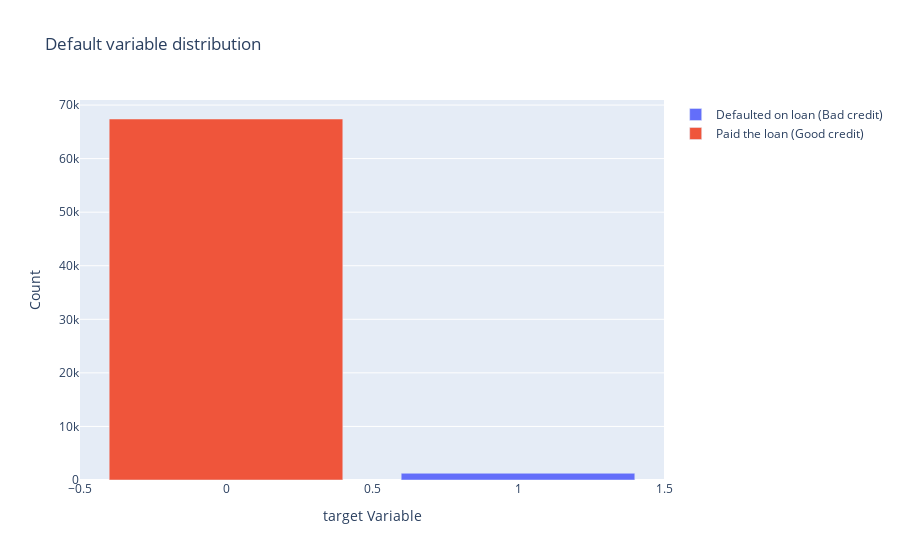

The code cell stored with this chart in its notebook:
### Markdown cell above
#### Target

### Code cell
trace0 = go.Bar(
            x = train[train["target"]== 1]["target"].value_counts().index.values,
            y = train[train["target"]== 1]["target"].value_counts().values,
            name='Defaulted on loan (Bad credit)'
    )

trace1 = go.Bar(
            x = train[train["target"]== 0]["target"].value_counts().index.values,
            y = train[train["target"]== 0]["target"].value_counts().values,
            name='Paid the loan (Good credit)'
    )

data = [trace0, trace1]

layout = go.Layout(
    
)

layout = go.Layout(
    yaxis=dict(
        title='Count'
    ),
    xaxis=dict(
        title='target Variable'
    ),
    title='Default variable distribution'
)

fig = go.Figure(data=data, layout=layout)

py.iplot(fig, filename='grouped-bar')

### Figure 1 — Plotly figure (JSON) as saved in the notebook; plotly's stock layout.template omitted (floating-point values rounded to 4 significant figures)
{"data": [{"name": "Defaulted on loan (Bad credit)", "type": "bar", "x": [1], "y": [1258]}, {"name": "Paid the loan (Good credit)", "type": "bar", "x": [0], "y": [67396]}], "layout": {"title": {"text": "Default variable distribution"}, "xaxis": {"title": {"text": "target Variable"}}, "yaxis": {"title": {"text": "Count"}}}}
